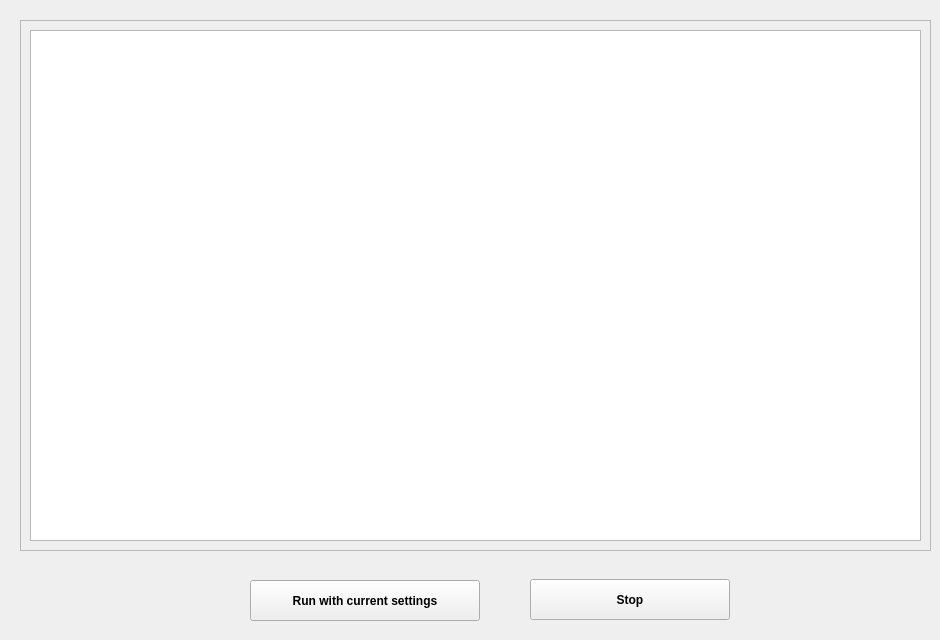
     <widget class="QWidget" name="tab_5">
      <attribute name="title">
       <string>Process Monitor</string>
      </attribute>
      <widget class="QFrame" name="frame_5">
       <property name="geometry">
        <rect>
         <x>20</x>
         <y>20</y>
         <width>911</width>
         <height>531</height>
        </rect>
       </property>
       <property name="frameShape">
        <enum>QFrame::StyledPanel</enum>
       </property>
       <property name="frameShadow">
        <enum>QFrame::Raised</enum>
       </property>
       <widget class="QPlainTextEdit" name="MonitorWindow">
        <property name="geometry">
         <rect>
          <x>10</x>
          <y>10</y>
          <width>891</width>
          <height>511</height>
         </rect>
        </property>
        <property name="font">
         <font>
          <family>Monospace</family>
          <stylestrategy>NoAntialias</stylestrategy>
         </font>
        </property>
        <property name="acceptDrops">
         <bool>false</bool>
        </property>
        <property name="verticalScrollBarPolicy">
         <enum>Qt::ScrollBarAsNeeded</enum>
        </property>
        <property name="horizontalScrollBarPolicy">
         <enum>Qt::ScrollBarAlwaysOff</enum>
        </property>
        <property name="undoRedoEnabled">
         <bool>false</bool>
        </property>
        <property name="readOnly">
         <bool>true</bool>
        </property>
        <property name="textInteractionFlags">
         <set>Qt::NoTextInteraction</set>
        </property>
        <property name="backgroundVisible">
         <bool>false</bool>
        </property>
       </widget>
      </widget>
      <widget class="QFrame" name="frameStart">
       <property name="geometry">
        <rect>
         <x>240</x>
         <y>560</y>
         <width>251</width>
         <height>71</height>
        </rect>
       </property>
       <property name="frameShape">
        <enum>QFrame::NoFrame</enum>
       </property>
       <property name="frameShadow">
        <enum>QFrame::Raised</enum>
       </property>
       <widget class="QPushButton" name="startButton">
        <property name="geometry">
         <rect>
          <x>10</x>
          <y>20</y>
          <width>230</width>
          <height>41</height>
         </rect>
        </property>
        <property name="font">
         <font>
          <pointsize>9</pointsize>
          <weight>75</weight>
          <bold>true</bold>
         </font>
        </property>
        <property name="text">
         <string>Run with current settings</string>
        </property>
       </widget>
      </widget>
      <widget class="QFrame" name="frameStop">
       <property name="enabled">
        <bool>true</bool>
       </property>
       <property name="geometry">
        <rect>
         <x>510</x>
         <y>559</y>
         <width>261</width>
         <height>71</height>
        </rect>
       </property>
       <property name="frameShape">
        <enum>QFrame::NoFrame</enum>
       </property>
       <property name="frameShadow">
        <enum>QFrame::Raised</enum>
       </property>
       <widget class="QPushButton" name="stopButton">
        <property name="enabled">
         <bool>true</bool>
        </property>
        <property name="geometry">
         <rect>
          <x>20</x>
          <y>20</y>
          <width>200</width>
          <height>41</height>
         </rect>
        </property>
        <property name="font">
         <font>
          <pointsize>9</pointsize>
          <weight>75</weight>
          <bold>true</bold>
         </font>
        </property>
        <property name="text">
         <string>Stop</string>
        </property>
       </widget>
      </widget>
     </widget>
